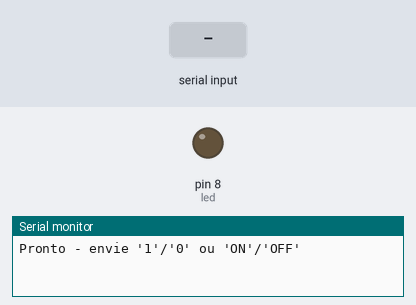
A sketch run on a simulated Arduino Leonardo, built with avr-gcc and run on an emulated ATmega32U4. Shown: output pins drawn as LEDs (lit = HIGH), the last lines printed to the serial monitor. Inputs (shaded band) come from the test bench.

Above: at 1.2 s.
1.3 s: "1\n" received over Serial
At 2.3 s:
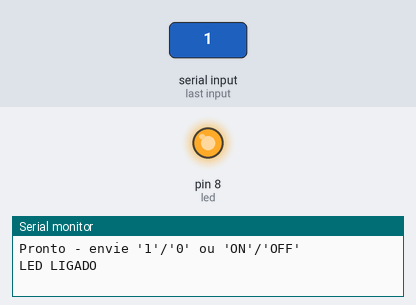
2.8 s: "0\n" received over Serial
At 3.5 s:
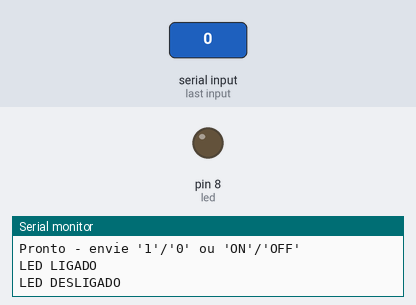
4.3 s: "on\n" received over Serial
At 4.6 s:
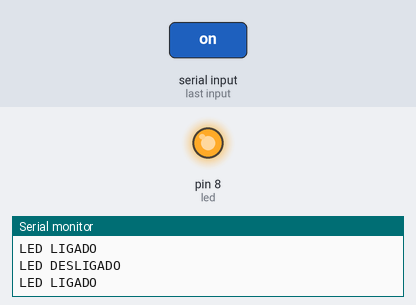
5.8 s: "off\n" received over Serial
At 6.9 s:
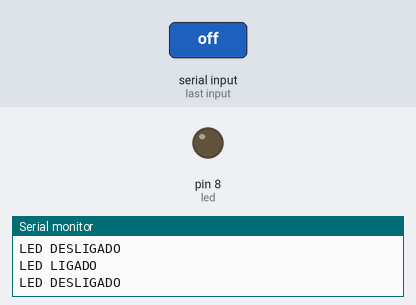
Timing chart, 0 to 8.3 s (numbered marks = the images above; inputs shaded):
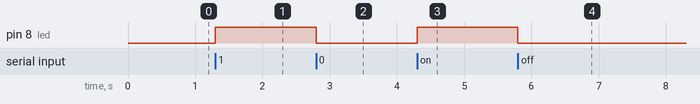

Measured:
- after the input at 1.3 s, pin 8 (led): LOW → HIGH at once
- after the input at 2.8 s, pin 8 (led): HIGH → LOW at once
- after the input at 4.3 s, pin 8 (led): LOW → HIGH at once
- after the input at 5.8 s, pin 8 (led): HIGH → LOW at once

The sketch:

ONOFF.ino
```cpp
// LED configurado para pino digital 8 conforme informado pelo usuário
const int led = 8;

void setup() {
  pinMode(led, OUTPUT);
  digitalWrite(led, LOW); // garante que começa desligado
  Serial.begin(9600);
  #if defined(USBCON)
    while (!Serial) { ; } // aguarda Serial em placas USB nativas
  #endif
  Serial.println("Pronto - envie '1'/'0' ou 'ON'/'OFF'");
}

void loop() {
  if (Serial.available() > 0) {
    String comando = Serial.readStringUntil('\n');
    comando.trim();
    comando.toLowerCase(); // normaliza para minúsculas

    if (comando == "1" || comando == "on" || comando == "a") {
      digitalWrite(led, HIGH);
      Serial.println("LED LIGADO");
    } else if (comando == "0" || comando == "off") {
      digitalWrite(led, LOW);
      Serial.println("LED DESLIGADO");
    } else if (comando == "toggle") {
      int state = digitalRead(led);
      digitalWrite(led, state == HIGH ? LOW : HIGH);
      Serial.println(state == HIGH ? "LED DESLIGADO" : "LED LIGADO");
    } else {
      Serial.print("Comando desconhecido: ");
      Serial.println(comando);
    }

    delay(50); // pequena pausa para estabilidade
  }
}
```
